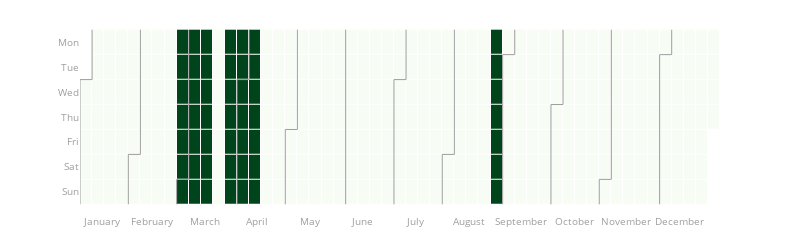

Notebook source saved alongside this figure:
### Code cell
calendar = my_methods.manuring_periods(year, mais_week, rice_week, cereal_week)

### Figure 1 — Plotly figure (JSON) as saved in the notebook; plotly's stock layout.template omitted (floating-point values rounded to 4 significant figures; data arrays with more than 128 entries replaced by an {"elided": "..."} marker saying what was removed)
{"data": [{"colorscale": [[0, "rgb(247,252,245)"], [0.125, "rgb(229,245,224)"], [0.25, "rgb(199,233,192)"], [0.375, "rgb(161,217,155)"], [0.5, "rgb(116,196,118)"], [0.625, "rgb(65,171,93)"], [0.75, "rgb(35,139,69)"], [0.875, "rgb(0,109,44)"], [1, "rgb(0,68,27)"]], "customdata": {"elided": "366x2 str values"}, "hovertemplate": "%{customdata[0]} <br>%{customdata[1]}=%{z} <br>Week=%{x}", "name": "2020", "showscale": false, "type": "heatmap", "x": {"elided": "366 int values"}, "xaxis": "x", "xgap": 1, "y": {"elided": "366 int values"}, "yaxis": "y", "ygap": 1, "z": {"elided": "366 int values"}}, {"hoverinfo": "skip", "line": {"color": "#9e9e9e", "width": 1}, "mode": "lines", "type": "scatter", "x": [0.5, 0.5], "xaxis": "x", "y": [1.5, 6.5], "yaxis": "y"}, {"hoverinfo": "skip", "line": {"color": "#9e9e9e", "width": 1}, "mode": "lines", "type": "scatter", "x": [0.5, 1.5], "xaxis": "x", "y": [1.5, 1.5], "yaxis": "y"}, {"hoverinfo": "skip", "line": {"color": "#9e9e9e", "width": 1}, "mode": "lines", "type": "scatter", "x": [1.5, 1.5], "xaxis": "x", "y": [1.5, -0.5], "yaxis": "y"}, {"hoverinfo": "skip", "line": {"color": "#9e9e9e", "width": 1}, "mode": "lines", "type": "scatter", "x": [4.5, 4.5], "xaxis": "x", "y": [4.5, 6.5], "yaxis": "y"}, {"hoverinfo": "skip", "line": {"color": "#9e9e9e", "width": 1}, "mode": "lines", "type": "scatter", "x": [4.5, 5.5], "xaxis": "x", "y": [4.5, 4.5], "yaxis": "y"}, {"hoverinfo": "skip", "line": {"color": "#9e9e9e", "width": 1}, "mode": "lines", "type": "scatter", "x": [5.5, 5.5], "xaxis": "x", "y": [4.5, -0.5], "yaxis": "y"}, {"hoverinfo": "skip", "line": {"color": "#9e9e9e", "width": 1}, "mode": "lines", "type": "scatter", "x": [8.5, 8.5], "xaxis": "x", "y": [5.5, 6.5], "yaxis": "y"}, {"hoverinfo": "skip", "line": {"color": "#9e9e9e", "width": 1}, "mode": "lines", "type": "scatter", "x": [8.5, 9.5], "xaxis": "x", "y": [5.5, 5.5], "yaxis": "y"}, {"hoverinfo": "skip", "line": {"color": "#9e9e9e", "width": 1}, "mode": "lines", "type": "scatter", "x": [9.5, 9.5], "xaxis": "x", "y": [5.5, -0.5], "yaxis": "y"}, {"hoverinfo": "skip", "line": {"color": "#9e9e9e", "width": 1}, "mode": "lines", "type": "scatter", "x": [13.5, 13.5], "xaxis": "x", "y": [1.5, 6.5], "yaxis": "y"}, {"hoverinfo": "skip", "line": {"color": "#9e9e9e", "width": 1}, "mode": "lines", "type": "scatter", "x": [13.5, 14.5], "xaxis": "x", "y": [1.5, 1.5], "yaxis": "y"}, {"hoverinfo": "skip", "line": {"color": "#9e9e9e", "width": 1}, "mode": "lines", "type": "scatter", "x": [14.5, 14.5], "xaxis": "x", "y": [1.5, -0.5], "yaxis": "y"}, {"hoverinfo": "skip", "line": {"color": "#9e9e9e", "width": 1}, "mode": "lines", "type": "scatter", "x": [17.5, 17.5], "xaxis": "x", "y": [3.5, 6.5], "yaxis": "y"}, {"hoverinfo": "skip", "line": {"color": "#9e9e9e", "width": 1}, "mode": "lines", "type": "scatter", "x": [17.5, 18.5], "xaxis": "x", "y": [3.5, 3.5], "yaxis": "y"}, {"hoverinfo": "skip", "line": {"color": "#9e9e9e", "width": 1}, "mode": "lines", "type": "scatter", "x": [18.5, 18.5], "xaxis": "x", "y": [3.5, -0.5], "yaxis": "y"}, {"hoverinfo": "skip", "line": {"color": "#9e9e9e", "width": 1}, "mode": "lines", "type": "scatter", "x": [22.5, 22.5], "xaxis": "x", "y": [-0.5, 6.5], "yaxis": "y"}, {"hoverinfo": "skip", "line": {"color": "#9e9e9e", "width": 1}, "mode": "lines", "type": "scatter", "x": [26.5, 26.5], "xaxis": "x", "y": [1.5, 6.5], "yaxis": "y"}, {"hoverinfo": "skip", "line": {"color": "#9e9e9e", "width": 1}, "mode": "lines", "type": "scatter", "x": [26.5, 27.5], "xaxis": "x", "y": [1.5, 1.5], "yaxis": "y"}, {"hoverinfo": "skip", "line": {"color": "#9e9e9e", "width": 1}, "mode": "lines", "type": "scatter", "x": [27.5, 27.5], "xaxis": "x", "y": [1.5, -0.5], "yaxis": "y"}, {"hoverinfo": "skip", "line": {"color": "#9e9e9e", "width": 1}, "mode": "lines", "type": "scatter", "x": [30.5, 30.5], "xaxis": "x", "y": [4.5, 6.5], "yaxis": "y"}, {"hoverinfo": "skip", "line": {"color": "#9e9e9e", "width": 1}, "mode": "lines", "type": "scatter", "x": [30.5, 31.5], "xaxis": "x", "y": [4.5, 4.5], "yaxis": "y"}, {"hoverinfo": "skip", "line": {"color": "#9e9e9e", "width": 1}, "mode": "lines", "type": "scatter", "x": [31.5, 31.5], "xaxis": "x", "y": [4.5, -0.5], "yaxis": "y"}, {"hoverinfo": "skip", "line": {"color": "#9e9e9e", "width": 1}, "mode": "lines", "type": "scatter", "x": [35.5, 35.5], "xaxis": "x", "y": [0.5, 6.5], "yaxis": "y"}, {"hoverinfo": "skip", "line": {"color": "#9e9e9e", "width": 1}, "mode": "lines", "type": "scatter", "x": [35.5, 36.5], "xaxis": "x", "y": [0.5, 0.5], "yaxis": "y"}, {"hoverinfo": "skip", "line": {"color": "#9e9e9e", "width": 1}, "mode": "lines", "type": "scatter", "x": [36.5, 36.5], "xaxis": "x", "y": [0.5, -0.5], "yaxis": "y"}, {"hoverinfo": "skip", "line": {"color": "#9e9e9e", "width": 1}, "mode": "lines", "type": "scatter", "x": [39.5, 39.5], "xaxis": "x", "y": [2.5, 6.5], "yaxis": "y"}, {"hoverinfo": "skip", "line": {"color": "#9e9e9e", "width": 1}, "mode": "lines", "type": "scatter", "x": [39.5, 40.5], "xaxis": "x", "y": [2.5, 2.5], "yaxis": "y"}, {"hoverinfo": "skip", "line": {"color": "#9e9e9e", "width": 1}, "mode": "lines", "type": "scatter", "x": [40.5, 40.5], "xaxis": "x", "y": [2.5, -0.5], "yaxis": "y"}, {"hoverinfo": "skip", "line": {"color": "#9e9e9e", "width": 1}, "mode": "lines", "type": "scatter", "x": [43.5, 43.5], "xaxis": "x", "y": [5.5, 6.5], "yaxis": "y"}, {"hoverinfo": "skip", "line": {"color": "#9e9e9e", "width": 1}, "mode": "lines", "type": "scatter", "x": [43.5, 44.5], "xaxis": "x", "y": [5.5, 5.5], "yaxis": "y"}, {"hoverinfo": "skip", "line": {"color": "#9e9e9e", "width": 1}, "mode": "lines", "type": "scatter", "x": [44.5, 44.5], "xaxis": "x", "y": [5.5, -0.5], "yaxis": "y"}, {"hoverinfo": "skip", "line": {"color": "#9e9e9e", "width": 1}, "mode": "lines", "type": "scatter", "x": [48.5, 48.5], "xaxis": "x", "y": [0.5, 6.5], "yaxis": "y"}, {"hoverinfo": "skip", "line": {"color": "#9e9e9e", "width": 1}, "mode": "lines", "type": "scatter", "x": [48.5, 49.5], "xaxis": "x", "y": [0.5, 0.5], "yaxis": "y"}, {"hoverinfo": "skip", "line": {"color": "#9e9e9e", "width": 1}, "mode": "lines", "type": "scatter", "x": [49.5, 49.5], "xaxis": "x", "y": [0.5, -0.5], "yaxis": "y"}], "layout": {"font": {"color": "#9e9e9e", "size": 10}, "height": 150, "margin": {"b": 20, "t": 20}, "plot_bgcolor": "#fff", "showlegend": false, "title": {"text": ""}, "width": 800, "xaxis": {"anchor": "y", "domain": [0, 1], "showgrid": false, "showline": false, "tickmode": "array", "ticktext": ["January", "February", "March", "April", "May", "June", "July", "August", "September", "October", "November", "December"], "tickvals": [2.286, 6.429, 10.86, 15.14, 19.57, 23.86, 28.29, 32.71, 37, 41.43, 45.71, 50.14], "zeroline": false}, "yaxis": {"anchor": "x", "autorange": "reversed", "domain": [0, 1], "showgrid": false, "showline": false, "tickmode": "array", "ticktext": ["Mon", "Tue", "Wed", "Thu", "Fri", "Sat", "Sun"], "tickvals": [0, 1, 2, 3, 4, 5, 6], "zeroline": false}}}
